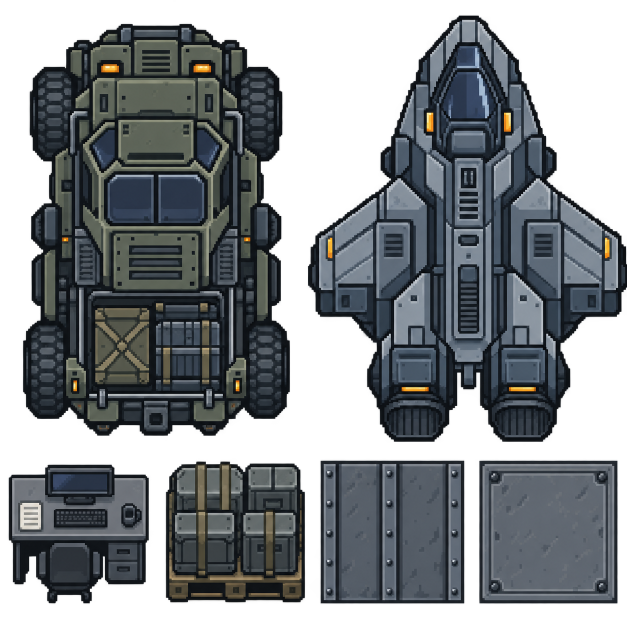
#> input picture art/scenery-v1/source-atlas.png, 1254 x 1254 px (shown at 1/2 size)
$ python pixelize_scenery.py
#> lines starting #> are read from the running program, lines starting #| are printed output that depends on the picture
### tools/pixelize_terrain.py
"""Generated 4x4 source -> shared 32-color RGB555 32px terrain sprites.

python tools/pixelize_terrain.py
Deterministic nearest-neighbor sampling, binary alpha, no dithering.
Requires Pillow; source and prompt remain in art/terrain-v1/.
"""
from pathlib import Path
from functools import lru_cache
import hashlib
import json
import struct
import zlib
from PIL import Image, ImageDraw, __version__

ROOT=Path(__file__).resolve().parents[1]
SOURCE=ROOT/'art/terrain-v1/source-atlas.png'
OUT=ROOT/'assets/pixel/terrain-v1'
NAMES=['floor-metal','floor-grate','floor-restroom','floor-checkpoint',
       'toilet','sink','counter','scanner','locker','bench','cover','barrel',
       'terminal','case','door','partition']
FLOOR_GAIN=[.78,.78,.53,.74]
def pixels(image):return image.get_flattened_data() if hasattr(image,'get_flattened_data') else image.getdata()

def rgb5(v):return round(round(v*31/255)*255/31)

def save_indexed(image,path):
    image.save(path,bits=8,optimize=False,transparency=0)
    # Pillow pads an 8-bit PLTE to 256 slots. Keep only our 32 defined colors;
    # all encoded pixel indices are <=31, so this remains a standard indexed PNG.
    raw=path.read_bytes();out=bytearray(raw[:8]);pos=8
    while pos<len(raw):
        length=struct.unpack('>I',raw[pos:pos+4])[0];kind=raw[pos+4:pos+8];data=raw[pos+8:pos+8+length]
        if kind==b'PLTE':data=data[:96]
        out.extend(struct.pack('>I',len(data))+kind+data+struct.pack('>I',zlib.crc32(kind+data)&0xffffffff));pos+=12+length
    path.write_bytes(out)

# [40 lines left out: function process, not called in this run]

# [1 lines that do not run on import are left out]

### tools/pixelize_scenery.py
"""Rebuild connected vehicle parts and panel textures from the generated source.

python tools/pixelize_scenery.py
Explicit source-specific crops, nearest sampling, shared RGB555 palette, no dither.
Never trim or center individual vehicle cells: internal seams must remain joined.
"""
from pathlib import Path
from functools import lru_cache
import hashlib,json
from PIL import Image, __version__
from pixelize_terrain import rgb5,save_indexed,pixels

ROOT=Path(__file__).resolve().parents[1]
SOURCE=ROOT/'art/scenery-v1/source-atlas.png'
OUT=ROOT/'assets/pixel/scenery-v1'
NAMES=['rover_0','rover_1','shuttle_0','shuttle_1','rover_2','rover_3','shuttle_2','shuttle_3','rover_4','rover_5','shuttle_4','shuttle_5','desk','pallet','panel-face','panel-cap']

def build():
    source=Image.open(SOURCE).convert('RGBA');w,h=source.size
#> in build, source is the input picture: PIL image 1254x1254 RGBA; mean R, G, B, A 42.3, 46.7, 50, 159.6
#> after `w, h = source.size`: w = 1254; h = 1254
    if source.getchannel('A').getextrema()[0]==255:raise ValueError('Expected original transparent source')
    # Source generation placed its bottom row slightly above the nominal 3/4 line.
    split=round(h*912/1280)
#> split = 893
    canvas=Image.new('RGBA',(128,128))
#> canvas: PIL image 128x128 RGBA; every value is 0
    crops=[]
    for col in [0,1]:
        box=(round(col*w/2),0,round((col+1)*w/2),split);crops.append(box)
        canvas.alpha_composite(source.crop(box).resize((64,96),Image.Resampling.NEAREST),(col*64,0))
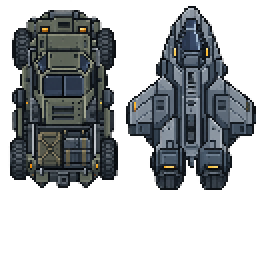
#> canvas: PIL image 128x128 RGBA (shown 2 times larger); mean R, G, B, A 29.8, 33.3, 35.6, 117.3; transparent parts drawn white
#> after the loop, crops = [(0, 0, 627, 893), (627, 0, 1254, 893)]
    for col in range(4):
        box=(round(col*w/4),split,round((col+1)*w/4),h);crops.append(box)
        cell=source.crop(box)
        # Texture fills its tile; furniture preserves its transparent silhouette.
        if col>=2:cell=cell.crop(cell.getchannel('A').point(lambda a:255 if a>=224 else 0).getbbox())
        canvas.alpha_composite(cell.resize((32,32),Image.Resampling.NEAREST),(col*32,96))
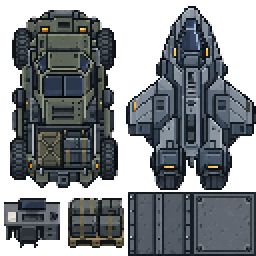
#> canvas: PIL image 128x128 RGBA (shown 2 times larger); mean R, G, B, A 44.1, 48.8, 52.3, 168.1; transparent parts drawn white
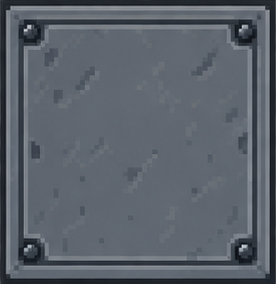
#> cell: PIL image 276x284 RGBA; mean R, G, B, A 89.3, 96.2, 105.1, 252.7; transparent parts drawn white
#> after the loop, crops = [(0, 0, 627, 893), (627, 0, 1254, 893), (0, 893, 314, 1254), (314, 893, 627, 1254), (627, 893, 940, 1254), (940, 893, 1254, 1254)]
    visible=[p[:3] for p in pixels(canvas) if p[3]>=224]
#> visible = 10831 items, first 6: (10, 13, 17), (11, 14, 18), (11, 14, 19), (12, 15, 18), (20, 25, 29), (15, 19, 22)
    training=Image.new('RGB',(len(visible),1));training.putdata(visible)
    raw=training.quantize(colors=31,method=Image.Quantize.MEDIANCUT,dither=Image.Dither.NONE).getpalette()[:93]
#> raw = 93 values, max 169 at index 1, min 6 at index 90, mean 70
    colors=[tuple(rgb5(v) for v in raw[i:i+3]) for i in range(0,93,3)]
#> colors = 31 items, first 6: (165, 173, 165), (140, 148, 148), (132, 140, 140), (115, 123, 132), (107, 107, 107), (99, 107, 115)
    @lru_cache(maxsize=None)
    def index(p):return 1+min(range(len(colors)),key=lambda i:sum((p[k]-colors[i][k])**2 for k in range(3)))
    result=Image.new('P',canvas.size);result.putpalette([0,0,0]+[v for c in colors for v in c]);result.putdata([index(p[:3]) if p[3]>=224 else 0 for p in pixels(canvas)]);result.info['transparency']=0
#> after `result = Image.new('P', canvas.size)`: result: PIL image 128x128 P; every value is 0
#> after `result.putdata([index(p[:3]) if p[3] >= 224 else 0 for p in pixels(can`:
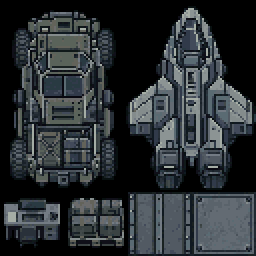
#> result: PIL image 128x128 P (shown 2 times larger); mean R, G, B 43.2, 48.3, 51.7
    OUT.mkdir(parents=True,exist_ok=True);save_indexed(result,OUT/'atlas.png')
    sprites={}
    for i,name in enumerate(NAMES):
        x,y=i%4*32,i//4*32;part=result.crop((x,y,x+32,y+32));save_indexed(part,OUT/f'{name}.png')
        sprites[name]={'x':x,'y':y,'size':32,'sha256':hashlib.sha256((OUT/f'{name}.png').read_bytes()).hexdigest()}
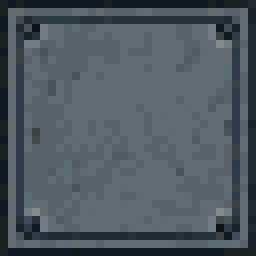
#> part: PIL image 32x32 P (shown 8 times larger); mean R, G, B, A 80.1, 88.9, 96.9, 255
#> after the loop, sprites = 16 items
    preview=Image.new('RGBA',result.size,'#172329');preview.alpha_composite(result.convert('RGBA'));preview.resize((768,768),Image.Resampling.NEAREST).convert('RGB').save(OUT/'preview.png')
#> after `preview = Image.new('RGBA', result.size, '#172329')`:
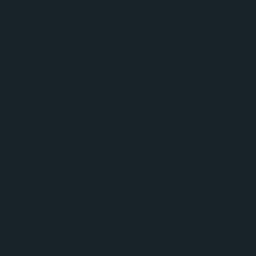
#> preview: PIL image 128x128 RGBA (shown 2 times larger); mean R, G, B, A 23, 35, 41, 255
#> after `preview = Image.new('RGBA', result.size, '#172329')`:
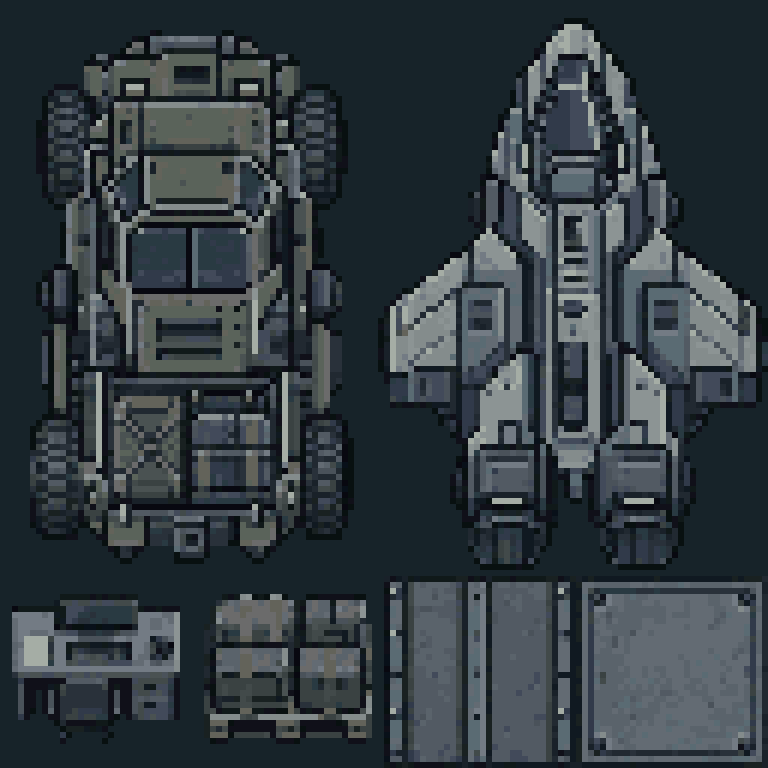
#> saved as preview.png: PIL image 768x768 RGB; mean R, G, B 51, 60.1, 65.6
    (OUT/'atlas.json').write_text(json.dumps({'source_sha256':hashlib.sha256(SOURCE.read_bytes()).hexdigest(),'pillow':__version__,'cropBoxes':crops,'rgbBits':5,'colors':32,'sampling':'nearest','alphaThreshold':224,'dither':False,'sprites':sprites},indent=2)+'\n',encoding='utf-8')
    print(f'Wrote {len(sprites)} indexed 32px pieces; connected vehicle seams retained')
#| Wrote 16 indexed 32px pieces; connected vehicle seams retained

if __name__=='__main__':build()
